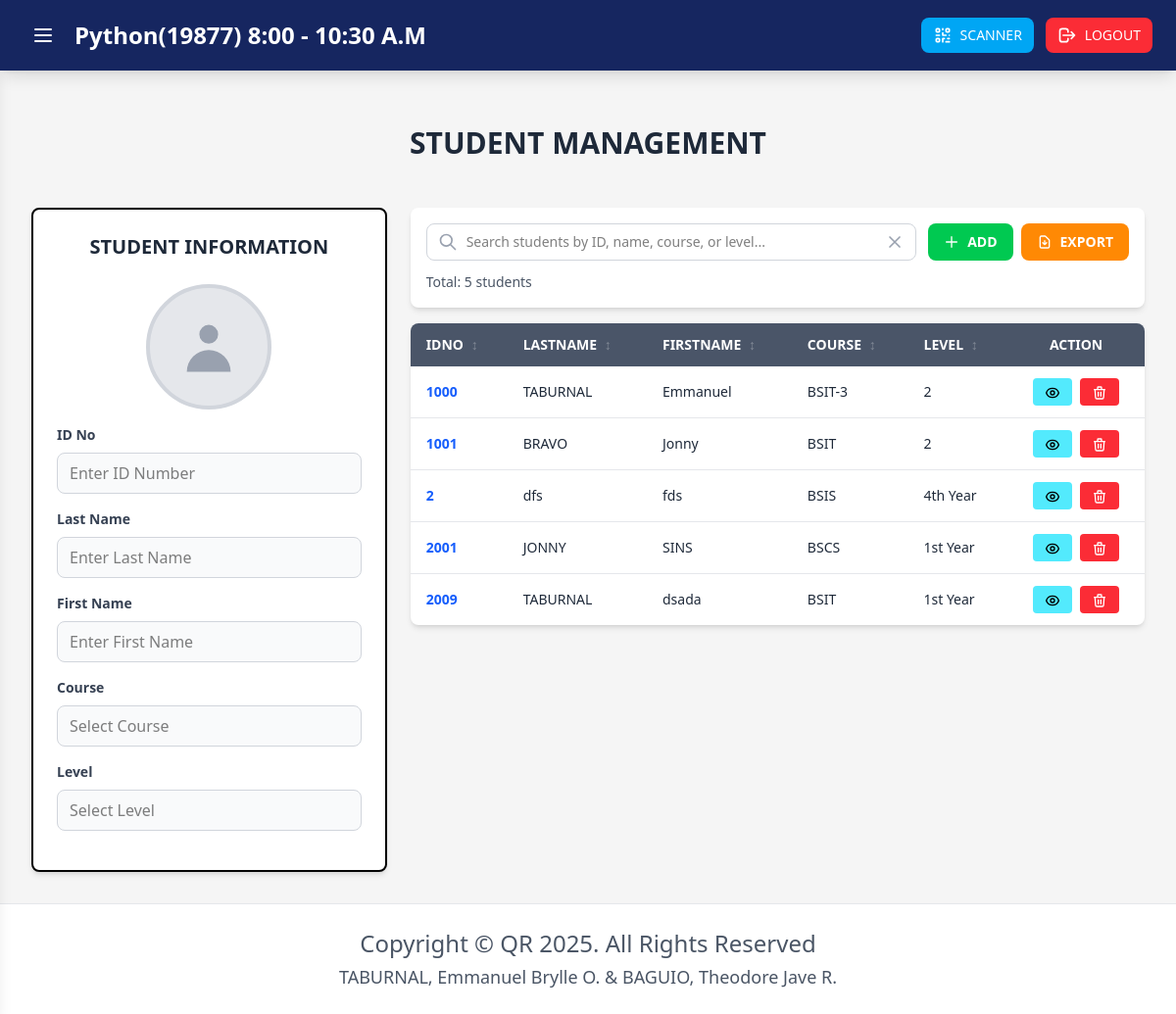
Page /student-management (signed in) on the earlier database version.
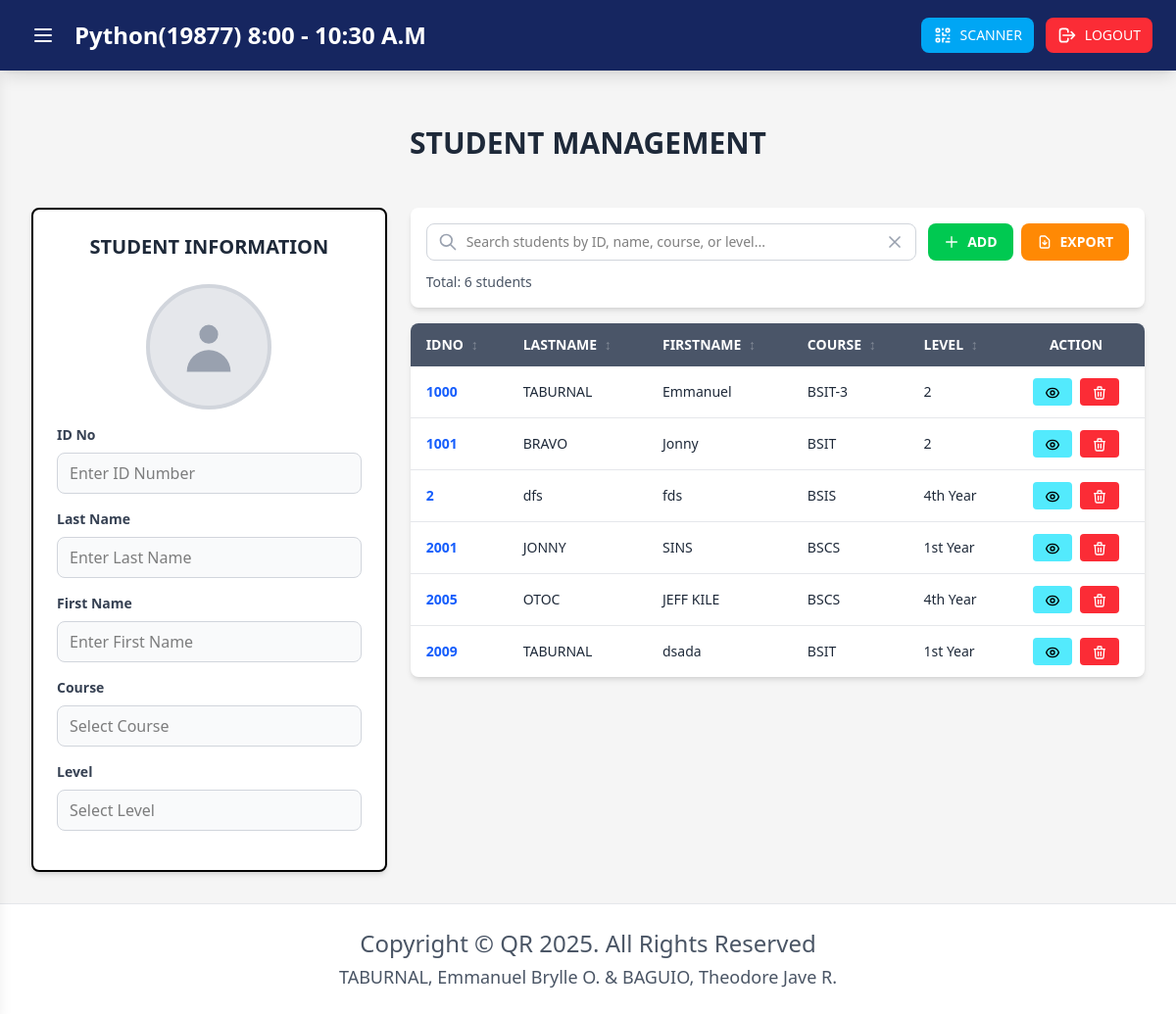
Same page on the later database version.
### tables this page shows
CREATE TABLE student_account(
id INTEGER PRIMARY KEY AUTOINCREMENT,
idno VARCHAR(10) UNIQUE NOT NULL,
Lastname VARCHAR(50) NOT NULL,
Firstname VARCHAR(50) NOT NULL,
course VARCHAR(10) NOT NULL,
level VARCHAR(5) NOT NULL, 
image VARCHAR(25));

### app.py (the view)
@app.route('/student-management')
@login_required
def student_management():
    students = db_helper.get_all()
    return render_template('dashboard/Student_mngt.html', students=students)

### app.py (called while the page is built)
def login_required(f):
    @wraps(f)
    def decorated_function(*args, **kwargs):
        if 'user_id' not in session:
            flash('Please login to access this page', 'error')
            return redirect(url_for('login'))
        return f(*args, **kwargs)
    return decorated_function

### db_helper.py (called while the page is built)
def getprocessor():
    conn = connect(database)
    conn.row_factory = Row
    return conn

def get_all():
    conn = getprocessor()
    cursor = conn.cursor()
    cursor.execute("SELECT * FROM student_account")
    rows = cursor.fetchall()
    conn.close()
    return rows

### templates/dashboard/Student_mngt.html (shortened to what the changed rows need)
{% extends "dashboard/dashboard.html" %}
{% block StudentManagementContent %}
<main class="flex-1 overflow-y-auto p-3 sm:p-4 md:p-6 lg:p-8 w-full">
    <div class="max-w-7xl mx-auto">
        <div class="p-4 sm:p-6 mb-4 sm:mb-6">
            <h2 class="text-xl sm:text-2xl md:text-3xl font-bold text-gray-800 text-center">STUDENT MANAGEMENT</h2>
        </div>
        <div class="grid grid-cols-1 lg:grid-cols-3 gap-4 sm:gap-6">
            <div class="lg:col-span-2">
                <div>
                    <div class="bg-white rounded-lg shadow-md p-4 mb-4">
                        <div class="mt-3 text-sm text-gray-600">
                            <span id="resultCount">Total: {{ students|length }} students</span>
                        </div>
                    </div>
                    <div class="bg-white rounded-lg shadow-md overflow-hidden">
                        <div class="overflow-x-auto">
                            <table class="w-full min-w-[600px]">
                                <thead class="bg-[#4a5568] text-white">
                                    <tr>
                                        <th class="px-3 sm:px-4 py-3 text-left text-xs sm:text-sm font-semibold">
                                            IDNO
                                        </th>
                                        <th class="px-3 sm:px-4 py-3 text-left text-xs sm:text-sm font-semibold">
                                            LASTNAME
                                        </th>
                                        <th class="px-3 sm:px-4 py-3 text-left text-xs sm:text-sm font-semibold">
                                            FIRSTNAME
                                        </th>
                                        <th class="px-3 sm:px-4 py-3 text-left text-xs sm:text-sm font-semibold">
                                            COURSE
                                        </th>
                                        <th class="px-3 sm:px-4 py-3 text-left text-xs sm:text-sm font-semibold">
                                            LEVEL
                                        </th>
                                        <th class="px-3 sm:px-4 py-3 text-center text-xs sm:text-sm font-semibold">
                                            ACTION
                                        </th>
                                    </tr>
                                </thead>
                                <tbody id="studentTableBody" class="divide-y divide-gray-200">
                                    {% if students %}
                                    {% for student in students %}
                                    <tr class="hover:bg-gray-50">
                                        <td class="px-3 sm:px-4 py-3 text-xs sm:text-sm text-blue-600 font-semibold">
                                            {{ student.idno }}
                                        </td>
                                        <td class="px-3 sm:px-4 py-3 text-xs sm:text-sm text-gray-800">
                                            {{ student.Lastname }}
                                        </td>
                                        <td class="px-3 sm:px-4 py-3 text-xs sm:text-sm text-gray-800">
                                            {{ student.Firstname }}
                                        </td>
                                        <td class="px-3 sm:px-4 py-3 text-xs sm:text-sm text-gray-800">
                                            {{ student.course }}
                                        </td>
                                        <td class="px-3 sm:px-4 py-3 text-xs sm:text-sm text-gray-800">
                                            {{ student.level }}
                                        </td>
                                        <td class="px-3 sm:px-4 py-3">
                                            <div class="flex justify-center gap-1 sm:gap-2">
                                                <button onclick="viewStudentInForm('{{ student.idno }}')"
                                                    class="bg-cyan-300 hover:bg-cyan-400 text-black px-2 sm:px-3 py-1 rounded text-xs sm:text-sm font-medium transition"
                                                    title="View Student">
                                                </button>
                                                <button
                                                    onclick="deleteStudent('{{ student.idno }}', '{{ student.Firstname }} {{ student.Lastname }}')"
                                                    class="bg-red-500 hover:bg-red-600 text-white px-2 sm:px-3 py-1 rounded text-xs sm:text-sm font-medium transition"
                                                    title="Delete Student">
                                                    <svg class="w-4 h-4 inline" fill="none" stroke="currentColor"
                                                        viewBox="0 0 24 24">
                                                        <path stroke-linecap="round" stroke-linejoin="round"
                                                            stroke-width="2"
                                                            d="M19 7l-.867 12.142A2 2 0 0116.138 21H7.862a2 2 0 01-1.995-1.858L5 7m5 4v6m4-6v6m1-10V4a1 1 0 00-1-1h-4a1 1 0 00-1 1v3M4 7h16" />
                                                    </svg>
                                                </button>
                                            </div>
                                        </td>
                                    </tr>
                                    {% endfor %}
                                    {% else %}
                                    <tr>
                                        <td colspan="6" class="px-4 py-8 text-center text-gray-500">
                                            No students found. Add a student to get started.
                                        </td>
                                    </tr>
                                    {% endif %}
                                </tbody>
                            </table>
                        </div>
                    </div>
                </div>
            </div>
        </div>
    </div>
</main>
{% endblock %}

Differences in the rows shown:
added student_account: idno "2005", Lastname "OTOC", Firstname "JEFF KILE", course "BSCS", level "4th Year"
Other differences:
text written by a page script: "Total: 5 students" → "Total: 6 students"
